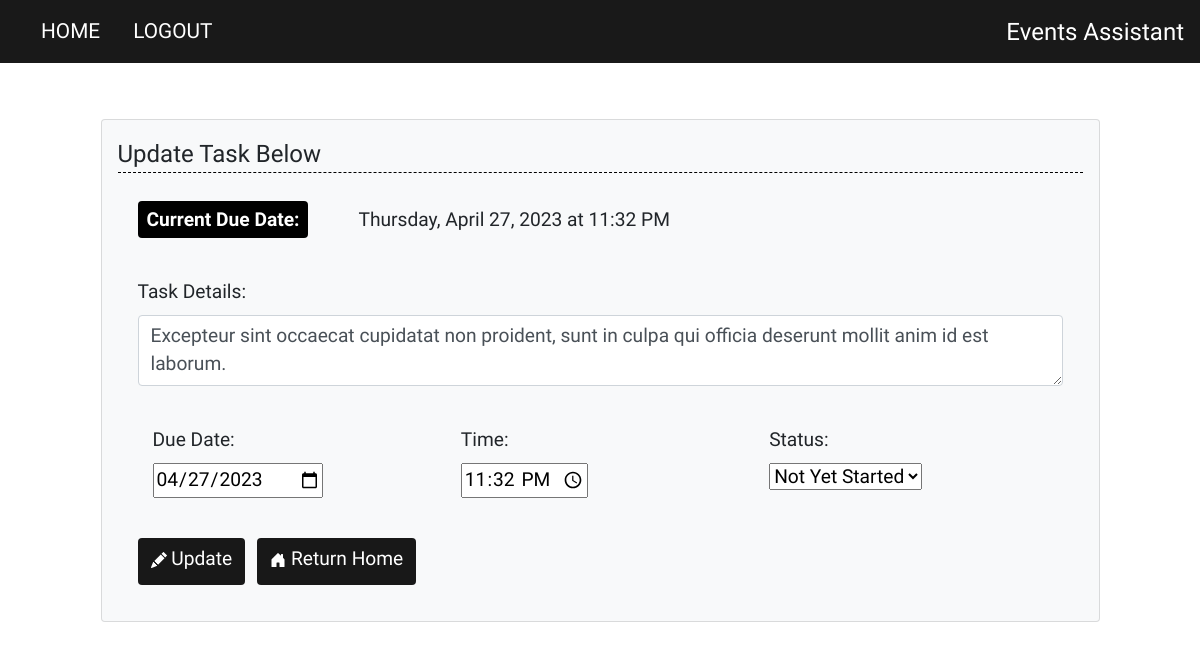
Page /update/4 (signed in) on the earlier database version.
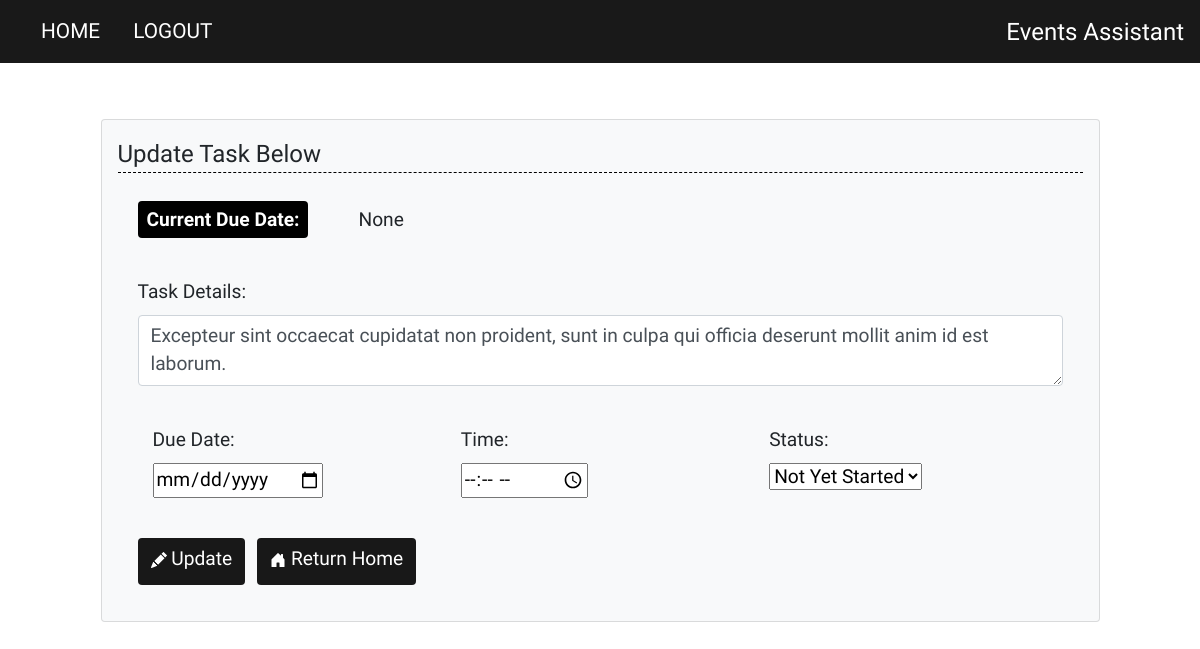
Same page on the later database version.
### website/models.py (models this page shows)
class Task(db.Model):
    id = db.Column(db.Integer, primary_key=True)
    content = db.Column(db.String(200), nullable=False)
    due_date = db.Column(db.String(30)) # formatted str date (ex: Tuesday, April 05, 2022)
    due_date_int = db.Column(db.String(20)) # YYYY-MM-DD str format
    time = db.Column(db.String(20)) # str type, account for untimed tasks
    user_id = db.Column(db.Integer, db.ForeignKey('user.id'))
    status = db.Column(db.String(30), default="Not Yet Started") # Other Statuses: In Progress, Completed, Cancelled
    bookmarked = db.Column(db.Boolean, default=False)

### website/views.py (the view)
@views.route('/update/<int:id>', methods=['POST', 'GET'])
@login_required
def update(id):
    updated_task = Task.query.get(id)
    if request.method == 'POST':
        if request.form['action'] == 'Return Home':
            flash('Update cancelled. Returning Home!', category='success')
            return redirect('/')
        if updated_task.user_id == current_user.id:
            updated_task.content = request.form['content']
            date_obj = request.form['due_date']
            updated_task.due_date = format_date(date_obj)
            updated_task.due_date_int = date_obj
            if date_obj:
                time = request.form['time']
                updated_task.time = format_time(time)
            else:
                updated_task.time = '' # default time: unspecified/optional
            updated_task.status = request.form.get('taskStatus')
            try:
                db.session.commit()
                flash('Event updated!', category='success')
                return redirect('/')
            except:
                flash('Error in updating event.', category='error')
    else:
        return render_template('update.html', task=updated_task, user=current_user)

### website/__init__.py (called while the page is built)
def create_app():
    app = Flask(__name__)
    app.config['SECRET_KEY'] = '2797cfdcad8dcc11d9f00ffbc5704bee'
    app.config['SQLALCHEMY_DATABASE_URI'] = f'sqlite:///{DB_NAME}'
    db.init_app(app)
    from .views import views
    from .auth import auth
    app.register_blueprint(views, url_prefix='/')
    app.register_blueprint(auth, url_prefix='/')
    from .models import Task, User
    create_database(app)
    login_manager = LoginManager()
    login_manager.login_view = 'auth.login' # if not logged in
    login_manager.init_app(app)
    @login_manager.user_loader
    def load_user(id):
        return User.query.get(int(id))
    return app

### website/templates/update.html (shortened to what this page needs)
{% extends "base.html" %}
{% block content %}
  <div class="content-section">
    <form class="card p-3 bg-light" method="POST">
      <legend class="main-header">Update Task Below</legend>
      <div class="form-group col-title">
        <span class="badge date-badge">Current Due Date:</span>{{task.due_date}}
        {% if task.time|length > 1%}
          at {{task.time}}
        {% endif %}
      </div>
      <div class="form-group">
        <label for="content" class="col-title">Task Details:</label>
        <textarea
          id="content"
          name="content"
          class="form-control"
        >{{task.content}}</textarea>
      </div>
      <div class="row form-group">
        <div class="col">
          <label for="due_date" class="col-title">Due Date:</label>
          <br>
          <input type="date" id="due_date" name="due_date" value="{{ task.due_date_int }}">
        </div>
        <div class="col">
          <label for="time" class="col-title">Time:</label>
          <br>
          {% set format_time = task.time[:-3] %}
          {% if task.time[:-3]|length == 4 %}
            {% set format_time = '0' + task.time[:-3] %}
          {% endif %}
          {% if ('12:' in task.time and 'AM' in task.time) %}
            {% set format_time = '00' + task.time[2:-3] %}
          {% elif '12:' not in task.time and 'PM' in task.time %}
            {% set format_time = (((format_time[:2] | int) + 12) | string) + format_time[2:] %}
          {% endif %}
          <input type="time" id="time" name="time" value="{{ format_time }}">
        </div>
        <div class="col">
          <label for="status" class="col-title">Status:</label>
          <br>
          <select name="taskStatus" aria-label="Select/Dropdown menu" id="curr_status">
            <option value="Not Yet Started" selected>Not Yet Started</option>
          </select>
        </div>
      </div>
      <div class="form-group">
        <button type="submit" class="btn" name="action"value="Update">
          Update
        </button>
        <button type="submit" class="btn" name="action"value="Return Home">
          Return Home
        </button>
      </div>
    </form>
  </div>
{% endblock %}

### website/templates/base.html (shortened to what this page needs)
<!DOCTYPE html>
<html>
    <head>
        <link
            rel="stylesheet"
            href="https://stackpath.bootstrapcdn.com/bootstrap/4.4.1/css/bootstrap.min.css"
        />
        <link
            rel="stylesheet"
            href="https://stackpath.bootstrapcdn.com/font-awesome/4.7.0/css/font-awesome.min.css"
        />
        <link
            type="text/css"
            rel="stylesheet"
            href="/static/style.css"
        />
    </head>
    <body>
        <nav class="navbar navbar-expand-lg navbar-container">
            <div class="collapse navbar-collapse" id="navbar">
                <div class="navbar-nav">
                    {% if user.is_authenticated %}
                        <a class="nav-item nav-link" id="home" href="/">HOME</a>
                        <a class="nav-item nav-link" id="logout" href="/logout">LOGOUT</a>
                    {% else %}
                        <a class="nav-item nav-link" id="login" href="/login">LOGIN</a>
                        <a class="nav-item nav-link" id="register" href="/register">REGISTER</a>
                    {% endif %}
                </div>
            </div>
            <span class="title-header">
                <a href="/">Events Assistant</a>
            </span>
        </nav>
        <div class="container">
            {% block content %} {% endblock %}
        </div>
    </body>
</html>

### website/static/style.css (style rules this page uses)
* { font-family: 'Pangolin', cursive; }
.content-section { margin: 5%; }
.form-group { margin: 20px; }
.col-title, .btn, .button, #content, .tasks-text, #due_date, #time, #curr_status { font-size: 1.2em; }
.navbar-container { background-color: rgba(0,0,0,0.9); text-align: center; }
.navbar-nav a, .navbar-toggler-icon { color: white; font-family: 'Yomogi', cursive; }
.nav-item { margin-left: 10%; font-size: 1.3em; }
.title-header { font-size: 1.5em; }
.title-header a { text-decoration: none; color: white; font-family: 'Yomogi', cursive; }
.main-header { border-bottom: 1px dashed black; }
.btn { background-color: rgba(0,0,0,0.9); color: white; font-family: 'Yomogi', cursive; padding-bottom: 10px; margin-right: 8px; }
.badge { padding: 9px; font-size: .9em; }
.date-badge { background-color: black; color: white; font-family: 'Yomogi', cursive; margin-right: 50px; font-size: 1em; }

Differences in the rows shown:
changed Task: due_date "Thursday, April 27, 2023" → "None"; time "11:32 PM" → (not shown); due_date "04/27/2023" → (not shown)
Other differences:
form field time: "23:32" → (not shown)
text no longer shown: "at"
